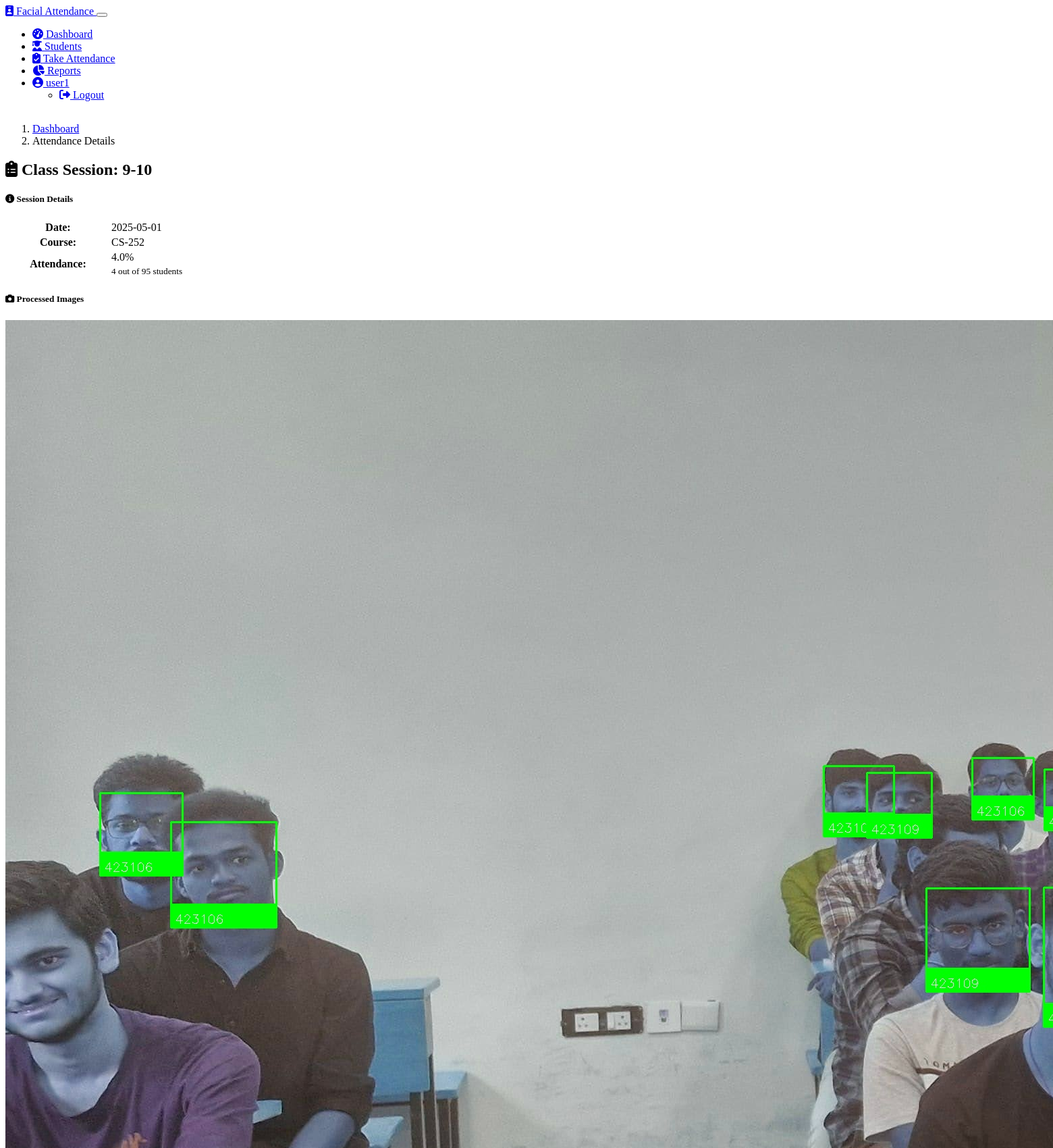
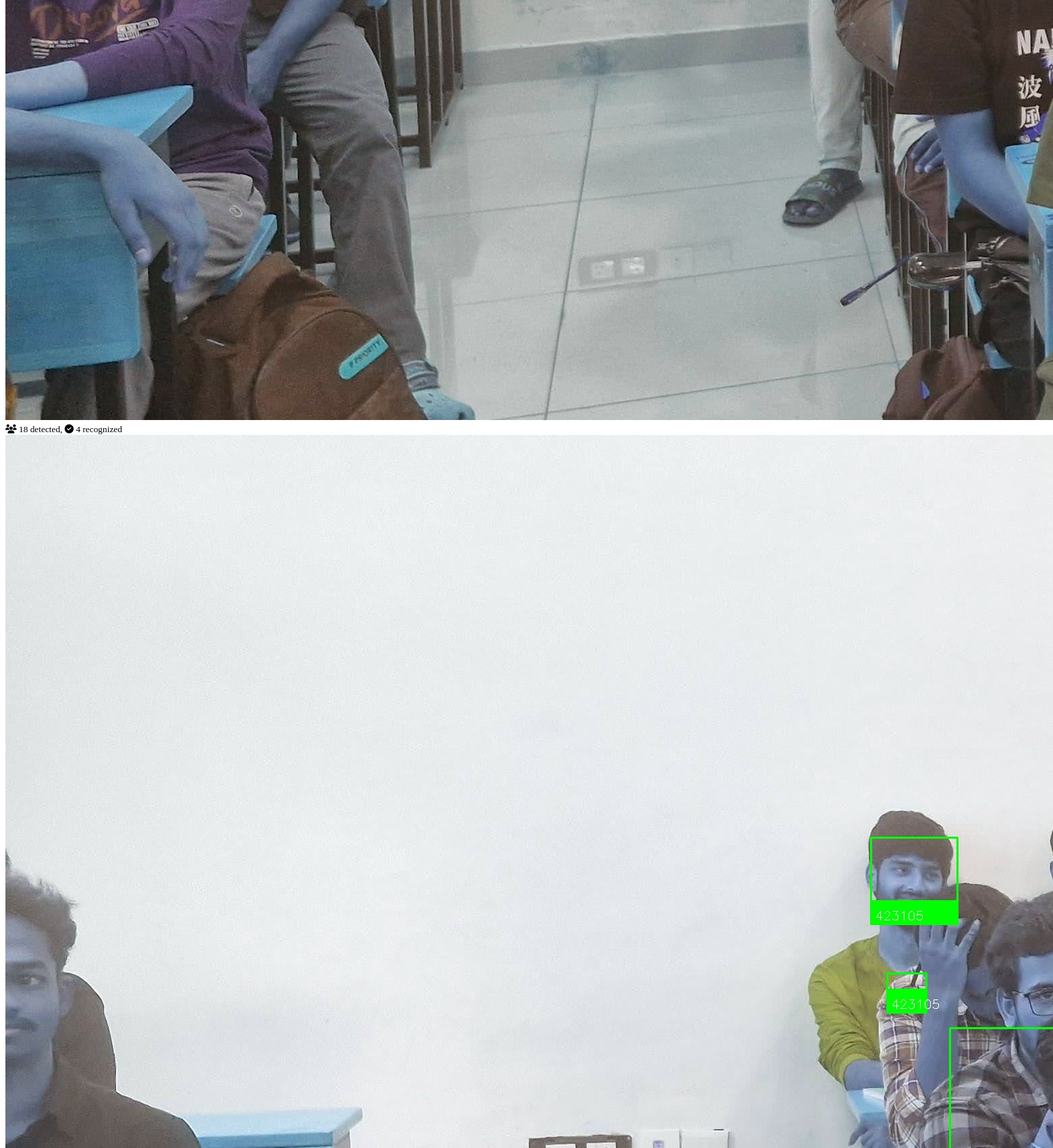
The app's page /attendance/1 (signed in, upper part) with its own data (2 pictures, top to bottom).
### models.py (models this page shows, shortened)
class User(UserMixin, db.Model):
    id = db.Column(db.Integer, primary_key=True)
    username = db.Column(db.String(64), unique=True, nullable=False)
    email = db.Column(db.String(120), unique=True, nullable=False)
    password_hash = db.Column(db.String(256), nullable=False)
    is_admin = db.Column(db.Boolean, default=False)
    created_at = db.Column(db.DateTime, default=datetime.utcnow)

class ClassSession(db.Model):
    id = db.Column(db.Integer, primary_key=True)
    name = db.Column(db.String(100), nullable=False)
    date = db.Column(db.Date, nullable=False, index=True)
    time = db.Column(db.Time, nullable=True)
    course = db.Column(db.String(100), nullable=True)
    total_students = db.Column(db.Integer, default=0)
    present_students = db.Column(db.Integer, default=0)
    creator_id = db.Column(db.Integer, db.ForeignKey('user.id'), nullable=True)
    created_at = db.Column(db.DateTime, default=datetime.utcnow)
    attendances = db.relationship('Attendance', backref='class_session', lazy=True)

class ProcessedImage(db.Model):
    id = db.Column(db.Integer, primary_key=True)
    class_session_id = db.Column(db.Integer, db.ForeignKey('class_session.id'), nullable=False)
    original_filename = db.Column(db.String(255), nullable=False)
    processed_filename = db.Column(db.String(255), nullable=False)
    upload_timestamp = db.Column(db.DateTime, default=datetime.utcnow)
    faces_detected = db.Column(db.Integer, default=0)
    faces_recognized = db.Column(db.Integer, default=0)

### routes.py (the view)
@app.route('/attendance/<int:session_id>')
@login_required
def attendance(session_id):
    session = ClassSession.query.get_or_404(session_id)
    processed_images = ProcessedImage.query.filter_by(class_session_id=session_id).all()
    students = Student.query.order_by(Student.roll_number).all()
    attendance_records = []
    for student in students:
        attendance = Attendance.query.filter_by(
            student_id=student.id,
            class_session_id=session_id
        ).first()
        attendance_records.append((student, attendance))
    return render_template('attendance.html',
                          session=session,
                          processed_images=processed_images,
                          attendance_records=attendance_records)

### app.py (called while the page is built)
@login_manager.user_loader
def load_user(user_id):
    from models import User
    return User.query.get(int(user_id))

### routes.py (called while the page is built)
@app.context_processor
def inject_now():
    return {'now': datetime.now()}

### templates/attendance.html (shortened to what this page needs)
{% extends 'base.html' %}
{% block content %}
<div class="row mb-4">
    <div class="col-12">
        <nav aria-label="breadcrumb">
            <ol class="breadcrumb">
                <li class="breadcrumb-item"><a href="{{ url_for('dashboard') }}">Dashboard</a></li>
                <li class="breadcrumb-item active" aria-current="page">Attendance Details</li>
            </ol>
        </nav>
        <h2 class="mb-3">
            <i class="fas fa-clipboard-list text-primary me-2"></i>
            Class Session: {{ session.name }}
        </h2>
        <div class="row mb-4">
            <div class="col-md-6">
                <div class="card shadow-sm">
                    <div class="card-body">
                        <h5 class="card-title">
                            <i class="fas fa-info-circle me-2"></i>
                            Session Details
                        </h5>
                        <table class="table table-sm">
                            <tr>
                                <th style="width: 150px;">Date:</th>
                                <td>{{ session.date.strftime('%Y-%m-%d') }}</td>
                            </tr>
                            <tr>
                                <th>Course:</th>
                                <td>{{ session.course or 'N/A' }}</td>
                            </tr>
                            <tr>
                                <th>Attendance:</th>
                                <td>
                                    {% set percentage = (session.present_students / session.total_students * 100) if session.total_students > 0 else 0 %}
                                    <div class="progress" style="height: 20px;">
                                        <div class="progress-bar bg-success" role="progressbar"
                                            style="width: {{ percentage }}%;"
                                            aria-valuenow="{{ percentage|round }}"
                                            aria-valuemin="0"
                                            aria-valuemax="100">
                                            {{ percentage|round }}%
                                        </div>
                                    </div>
                                    <small class="text-muted">{{ session.present_students }} out of {{ session.total_students }} students</small>
                                </td>
                            </tr>
                        </table>
                    </div>
                </div>
            </div>
            <div class="col-md-6">
                <div class="card shadow-sm">
                    <div class="card-body">
                        <h5 class="card-title">
                            <i class="fas fa-camera me-2"></i>
                            Processed Images
                        </h5>
                        {% if processed_images %}
                        <div class="row">
                            {% for image in processed_images %}
                            <div class="col-6 col-md-4 mb-3">
                                <div class="card">
                                    <img src="{{ url_for('static', filename='processed/' + image.processed_filename) }}"
                                        class="card-img-top" alt="Processed Image">
                                    <div class="card-body p-2">
                                        <small class="text-muted">
                                            <i class="fas fa-users me-1"></i> {{ image.faces_detected }} detected,
                                            <i class="fas fa-check-circle me-1"></i> {{ image.faces_recognized }} recognized
                                        </small>
                                    </div>
                                </div>
                            </div>
                            {% endfor %}
                        </div>
                        {% else %}
                        <div class="alert alert-info mb-0">
                            <i class="fas fa-info-circle me-2"></i>
                            No processed images available for this session.
                        </div>
                        {% endif %}
                    </div>
                </div>
            </div>
        </div>
    </div>
</div>
{% endblock %}

### templates/base.html (shortened to what this page needs)
<!DOCTYPE html>
<html lang="en" data-bs-theme="dark">
<head>
    <link rel="stylesheet" href="https://cdn.replit.com/agent/bootstrap-agent-dark-theme.min.css">
    <link rel="stylesheet" href="https://cdnjs.cloudflare.com/ajax/libs/font-awesome/6.2.0/css/all.min.css">
    <link rel="stylesheet" href="{{ url_for('static', filename='css/style.css') }}">
</head>
<body>
    <nav class="navbar navbar-expand-lg navbar-dark bg-dark">
        <div class="container">
            <a class="navbar-brand" href="{{ url_for('index') }}">
                <i class="fas fa-id-badge me-2"></i>
                Facial Attendance
            </a>
            <button class="navbar-toggler" type="button" data-bs-toggle="collapse" data-bs-target="#navbarNav">
            </button>
            <div class="collapse navbar-collapse" id="navbarNav">
                <ul class="navbar-nav ms-auto">
                    {% if current_user.is_authenticated %}
                    <li class="nav-item">
                        <a class="nav-link {% if request.endpoint == 'dashboard' %}active{% endif %}" href="{{ url_for('dashboard') }}">
                            <i class="fas fa-tachometer-alt me-1"></i> Dashboard
                        </a>
                    </li>
                    <li class="nav-item">
                        <a class="nav-link {% if request.endpoint == 'students' %}active{% endif %}" href="{{ url_for('students') }}">
                            <i class="fas fa-user-graduate me-1"></i> Students
                        </a>
                    </li>
                    <li class="nav-item">
                        <a class="nav-link {% if request.endpoint == 'take_attendance' %}active{% endif %}" href="{{ url_for('take_attendance') }}">
                            <i class="fas fa-clipboard-check me-1"></i> Take Attendance
                        </a>
                    </li>
                    <li class="nav-item">
                        <a class="nav-link {% if request.endpoint == 'reports' %}active{% endif %}" href="{{ url_for('reports') }}">
                            <i class="fas fa-chart-pie me-1"></i> Reports
                        </a>
                    </li>
                    <li class="nav-item dropdown">
                        <a class="nav-link dropdown-toggle" href="#" id="userDropdown" role="button" data-bs-toggle="dropdown">
                            <i class="fas fa-user-circle me-1"></i> {{ current_user.username }}
                        </a>
                        <ul class="dropdown-menu dropdown-menu-end">
                            <li>
                                <a class="dropdown-item" href="{{ url_for('logout') }}">
                                    <i class="fas fa-sign-out-alt me-1"></i> Logout
                                </a>
                            </li>
                        </ul>
                    </li>
                    {% endif %}
                </ul>
            </div>
        </div>
    </nav>
    <main class="container py-4">
        {% block content %}{% endblock %}
    </main>
</body>
</html>

### static/css/style.css (style rules this page uses)
body { min-height: 100vh; display: flex; flex-direction: column; }
main { flex: 1; }
.card { transition: transform 0.2s ease-in-out, box-shadow 0.2s ease-in-out; }

### records on screen
User: username "user1"
ClassSession: name "9-10", date "2025-05-01", course "CS-252", present_students "4", total_students "95"
ProcessedImage: processed_filename (picture), faces_detected "18", faces_recognized "4"
ProcessedImage: processed_filename (picture)

### other values on screen
{{ percentage|round }} "4.0"
